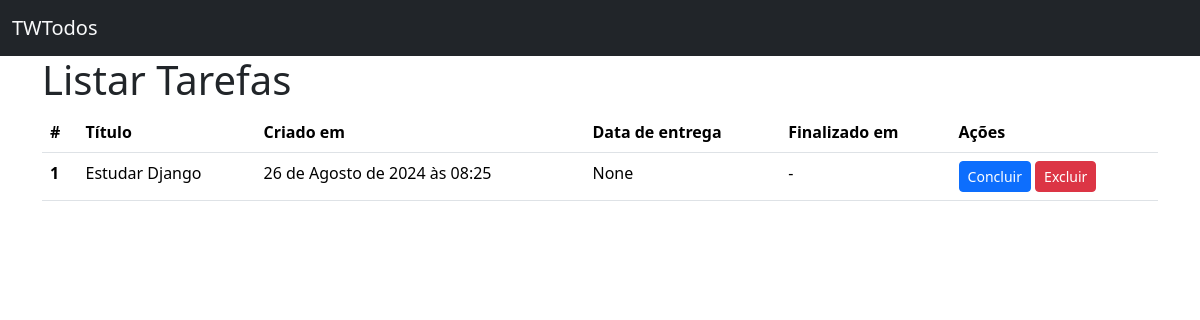
Before: / with the older database file.
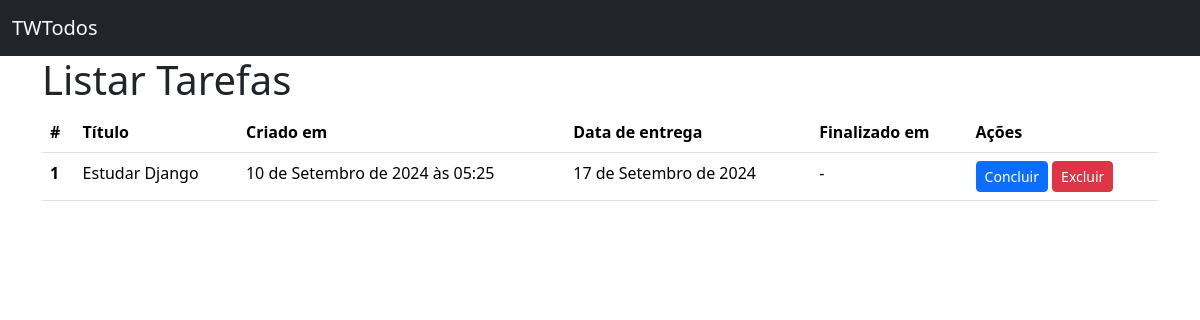
After: the same page with the newer database file.
### todos/models.py (models this page shows)
class Todo(models.Model):
    title = models.CharField(max_length=100, null=False, blank=False)
    created_at = models.DateTimeField(auto_now_add=True, null=False, blank=False)
    deadline = models.DateField(null=False, blank=False)
    finished_at = models.DateField(null=True)

### todos/views.py (the view)
# urls.py: path("", TodoListView.as_view()),
class TodoListView(ListView):
    model = Todo

### todos/templates/todos/todo_list.html (shortened to what this page needs)
<!DOCTYPE html>
<html lang="pt-br">
  <head>
    <link
      href="https://cdn.jsdelivr.net/npm/bootstrap@5.3.3/dist/css/bootstrap.min.css"
      rel="stylesheet"
    />
  </head>
  <body>
    <nav class="navbar bg-dark">
      <div class="container-fluid">
        <a class="navbar-brand text-light" href="#">TWTodos</a>
      </div>
    </nav>
    <main class="container mb-2">
      <h1>Listar Tarefas</h1>
      {% if todo_list %}
      <table class="table">
        <thead>
          <tr>
            <th scope="col">#</th>
            <th scope="col">Título</th>
            <th scope="col">Criado em</th>
            <th scope="col">Data de entrega</th>
            <th scope="col">Finalizado em</th>
            <th scope="col">Ações</th>
          </tr>
        </thead>
        <tbody>
          {% for todo in todo_list %}
          <tr>
            <th scope="row">{{todo.id}}</th>
            <td>{{ todo.title }}</td>
            <td>{{ todo.created_at }}</td>
            <td>{{ todo.deadline }}</td>
            <td>{{ todo.finished_at|default:"-"}}</td>
            <td>
              <a href="#" class="btn btn-primary btn-sm">Concluir</a>
              <a href="#" class="btn btn-danger btn-sm">Excluir</a>
            </td>
          </tr>
          {% endfor %}
        </tbody>
      </table>
      {% else %}
      <p>Não há tarefas cadastradas!</p>
      {% endif %}
    </main>
  </body>
</html>

Changed rows visible on the page:
changed Todo "Estudar Django": created_at "26 de Agosto de 2024 às 08:25" → "10 de Setembro de 2024 às 05:25"; deadline "None" → "17 de Setembro de 2024"
